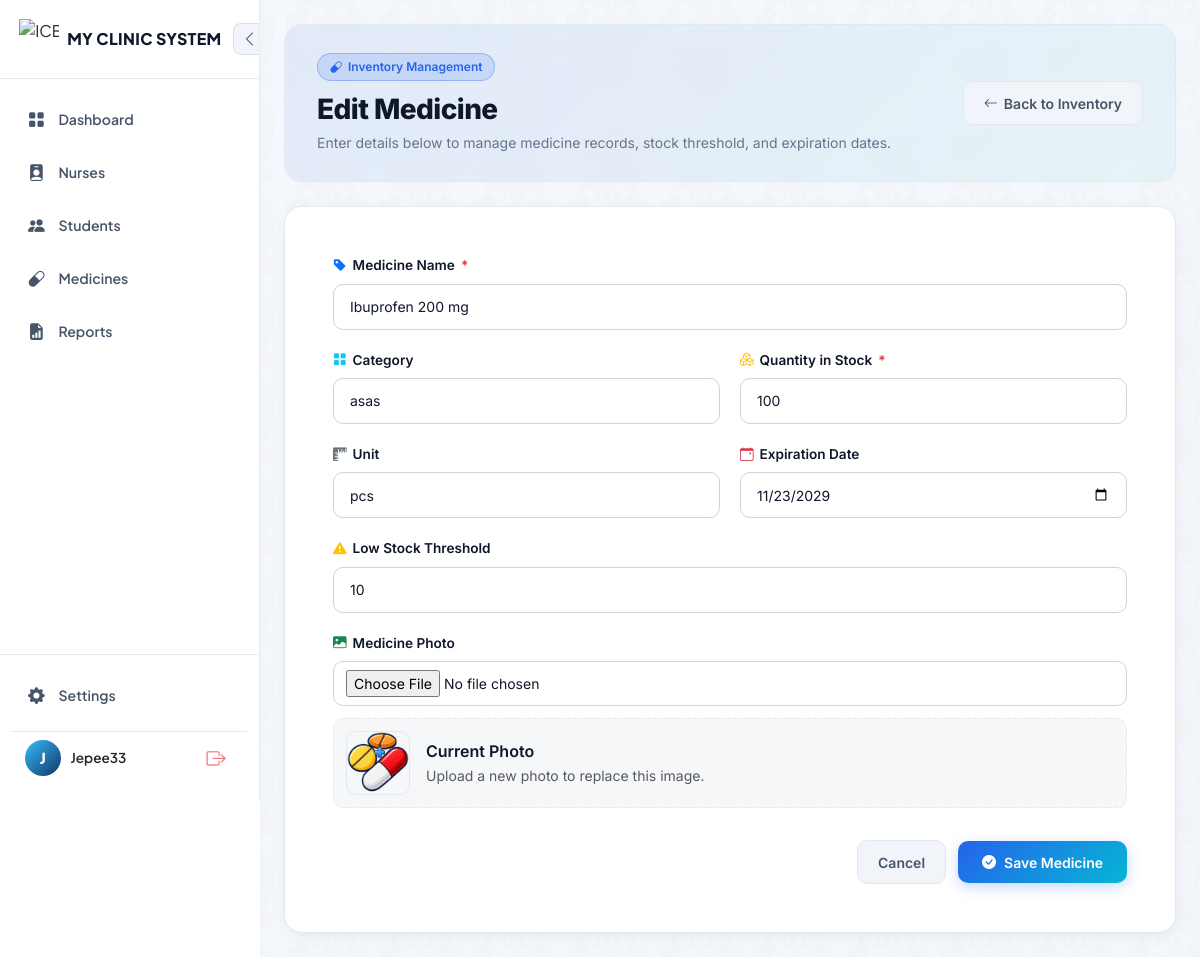
The app's page /medicines/13/edit/ (signed in) with its own data.
### clinic/models.py (models this page shows, shortened)
class Medicine(models.Model):
    name = models.CharField(max_length=150, unique=True)
    category = models.CharField(max_length=100, blank=True, help_text="hal. Pain Reliever, Antibiotic")
    quantity_in_stock = models.PositiveIntegerField(default=0)
    unit = models.CharField(max_length=30, default='pcs', help_text="hal. pcs, bottles, boxes")
    expiration_date = models.DateField(null=True, blank=True)
    low_stock_threshold = models.PositiveIntegerField(default=10)
    image = models.ImageField(upload_to='medicines/', blank=True, null=True, help_text="Upload an image of the medicine")
    date_added = models.DateTimeField(auto_now_add=True)
    @property
    def is_low_stock(self):
        return self.quantity_in_stock <= self.low_stock_threshold

### clinic/views/medicine.py (the view, shortened to what this page needs)
# urls.py: path('medicines/<int:pk>/edit/', views.medicine_edit, name='medicine_edit'),
@login_required
@role_required("admin", "nurse")
def medicine_edit(request, pk):
    medicine = get_object_or_404(Medicine, pk=pk)
    return render(request, "clinic/medicines/medicine_form.html", {"medicine": medicine})

### clinic/context_processors.py (called while the page is built)
def low_stock_alerts(request):
    if not request.user.is_authenticated:
        return {}
    try:
        role = request.user.profile.role
    except AttributeError:
        role = 'student'
    if role not in ('admin', 'nurse'):
        return {}
    from .models import Medicine
    low_stock_medicines = [m for m in Medicine.objects.all() if m.is_low_stock]
    return {
        'nav_low_stock_medicines': low_stock_medicines,
        'nav_low_stock_count': len(low_stock_medicines),
    }

### clinic/templates/clinic/medicines/medicine_form.html (shortened to what this page needs)
{% extends "clinic/base.html" %}
{% load static %}
{% block content %}
<link rel="stylesheet" href="https://cdnjs.cloudflare.com/ajax/libs/animate.css/4.1.1/animate.min.css" />
<div class="cms-container">
    <div class="dashboard-hero-card mb-4 d-flex justify-content-between align-items-center flex-wrap gap-3 ">
        <div>
            <div class="hero-badge">
                <i class="bi bi-capsule"></i> Inventory Management
            </div>
            <h1 class="hero-title">
                {% if medicine %}Edit Medicine{% else %}Add New Medicine{% endif %}
            </h1>
            <p class="hero-subtitle">Enter details below to manage medicine records, stock threshold, and expiration dates.</p>
        </div>
        <div class="d-none d-sm-block">
            <a href="{% url 'medicine_list' %}" class="btn-cms-cancel">
                <i class="bi bi-arrow-left"></i> Back to Inventory
            </a>
        </div>
    </div>
    <div class="cms-card p-4 p-md-5 ">
        <form method="post" enctype="multipart/form-data">
            <div class="form-grid">
                <div class="form-group-full">
                    <label class="cms-label">
                        <i class="bi bi-tag-fill text-primary"></i> Medicine Name <span class="text-danger">*</span>
                    </label>
                    <input type="text" name="name" class="cms-input" value="{{ medicine.name|default:'' }}" placeholder="e.g. Paracetamol" required>
                </div>
                <div>
                    <label class="cms-label">
                        <i class="bi bi-grid-fill text-info"></i> Category
                    </label>
                    <input type="text" name="category" class="cms-input" value="{{ medicine.category|default:'' }}" placeholder="e.g. Pain Reliever">
                </div>
                <div>
                    <label class="cms-label">
                        <i class="bi bi-boxes text-warning"></i> Quantity in Stock <span class="text-danger">*</span>
                    </label>
                    <input type="number" name="quantity_in_stock" class="cms-input" value="{{ medicine.quantity_in_stock|default:'0' }}" required min="0">
                </div>
                <div>
                    <label class="cms-label">
                        <i class="bi bi-rulers text-secondary"></i> Unit
                    </label>
                    <input type="text" name="unit" class="cms-input" value="{{ medicine.unit|default:'pcs' }}" placeholder="e.g. pcs, tablets, mg">
                </div>
                <div>
                    <label class="cms-label">
                        <i class="bi bi-calendar-event text-danger"></i> Expiration Date
                    </label>
                    <input type="date" name="expiration_date" class="cms-input" value="{{ medicine.expiration_date|date:'Y-m-d'|default:'' }}">
                </div>
                <div class="form-group-full">
                    <label class="cms-label">
                        <i class="bi bi-exclamation-triangle-fill text-warning"></i> Low Stock Threshold
                    </label>
                    <input type="number" name="low_stock_threshold" class="cms-input" value="{{ medicine.low_stock_threshold|default:'10' }}" min="0" placeholder="Minimum level before alerting">
                </div>
                <div class="form-group-full">
                    <label class="cms-label">
                        <i class="bi bi-image-fill text-success"></i> Medicine Photo
                    </label>
                    <input type="file" name="image" id="imageInput" class="cms-input" accept="image/*">
                    <div id="previewContainer" class="image-preview-wrapper {% if not medicine.image %}d-none{% endif %}">
                        <img id="imagePreview" src="{% if medicine.image %}{{ medicine.image.url }}{% endif %}" alt="Preview" class="current-image-preview">
                        <div>
                            <span class="d-block fw-semibold fs-7" id="previewLabel">Current Photo</span>
                            <small class="text-muted fs-8">Upload a new photo to replace this image.</small>
                        </div>
                    </div>
                </div>
            </div>
            <div class="button-area">
                <a href="{% url 'medicine_list' %}" class="btn-cms-cancel">Cancel</a>
                <button type="submit" class="btn-cms-primary">
                    <i class="bi bi-check-circle-fill"></i> Save Medicine
                </button>
            </div>
        </form>
    </div>
</div>
{% endblock %}

### clinic/templates/clinic/base.html (shortened to what this page needs)
{% load static %}
<!DOCTYPE html>
<html lang="en">
<head>
    <link href="https://cdn.jsdelivr.net/npm/bootstrap@5.3.0/dist/css/bootstrap.min.css" rel="stylesheet">
    <link rel="stylesheet" href="https://cdn.jsdelivr.net/npm/bootstrap-icons@1.11.0/font/bootstrap-icons.css">
</head>
<body class="bg-body text-body">
    <div style="display: flex; min-height: 100vh; width: 100%; position: relative;">
        <aside id="appSidebar">
            <div>
                <div class="sidebar-header-glass">
                    <div class="brand-logo-container" id="logoToggleBtn"
                        style="display: flex; align-items: center; gap: 0.5rem; cursor: pointer;"
                        title="Toggle Sidebar">
                        <img src="{% static 'clinic/img/me.png' %}" alt="ICE Clinic Logo"
                            style="width: 40px; height: 40px; object-fit: contain;">
                        <span class="brand-text">MY CLINIC SYSTEM</span>
                    </div>
                    <button class="sidebar-toggle-btn desktop-toggle-btn d-none d-lg-flex" id="toggleSidebarDesktopBtn"
                        title="Toggle Sidebar">
                        <i class="bi bi-chevron-left"></i>
                    </button>
                </div>
                <nav style="padding: 1rem 0.75rem;">
                    <a href="{% url 'dashboard' %}"
                        class="nav-item-link {% if request.resolver_match.url_name == 'dashboard' %}active{% endif %}"
                        title="Dashboard">
                        <i class="bi bi-grid-fill"></i>
                        <span>Dashboard</span>
                    </a>
                    <a href="{% url 'nurse_list' %}"
                        class="nav-item-link {% if request.resolver_match.url_name == 'nurse_list' or request.resolver_match.url_name == 'nurse_detail' %}active{% endif %}"
                        title="Nurses">
                        <i class="bi bi-person-badge-fill"></i>
                        <span>Nurses</span>
                    </a>
                    <a href="{% url 'student_records' %}"
                        class="nav-item-link {% if request.resolver_match.url_name == 'student_records' %}active{% endif %}"
                        title="Students">
                        <i class="bi bi-people-fill"></i>
                        <span>Students</span>
                    </a>
                    <a href="{% url 'medicine_list' %}"
                        class="nav-item-link {% if request.resolver_match.url_name == 'medicine_list' %}active{% endif %}"
                        title="Medicines">
                        <i class="bi bi-capsule"></i>
                        <span>Medicines</span>
                    </a>
                    <a href="{% url 'reports' %}"
                        class="nav-item-link {% if request.resolver_match.url_name == 'reports' %}active{% endif %}"
                        title="Reports">
                        <i class="bi bi-file-earmark-bar-graph-fill"></i>
                        <span>Reports</span>
                    </a>
                </nav>
            </div>
            <div class="sidebar-footer-glass">
                <a href="{% url 'settings' %}"
                    class="nav-item-link {% if request.resolver_match.url_name == 'settings' %}active{% endif %}"
                    style="margin-bottom: 0.75rem;" title="Settings">
                    <i class="bi bi-gear-fill"></i>
                    <span>Settings</span>
                </a>
                {% if user.is_authenticated %}
                <div class="user-profile-card"
                    style="display: flex; align-items: center; justify-content: space-between; padding: 0.5rem 0.8rem;">
                    <div style="display: flex; align-items: center; gap: 0.6rem; overflow: hidden;">
                        <div class="user-avatar-glow"
                            title="{% if user.first_name %}{{ user.first_name }} {{ user.last_name }}{% else %}{{ user.username|title }}{% endif %}">
                            {% if user.first_name %}
                            {{ user.first_name|slice:":1"|upper }}{% if user.last_name %}{{
                            user.last_name|slice:":1"|upper }}{% endif %}
                            {% else %}
                            {{ user.username|slice:":1"|upper }}
                            {% endif %}
                        </div>
                        <div class="user-info-text" style="overflow: hidden; font-size: 0.85rem; font-weight: 600;">
                            {% if user.first_name %}
                            {{ user.first_name }} {{ user.last_name }}
                            {% else %}
                            {{ user.username|title }}
                            {% endif %}
                        </div>
                    </div>
                    <form action="{% url 'logout' %}" method="post" style="margin: 0;">
                        <button type="submit" class="btn-logout" title="Logout"
                            style="background: none; border: none; cursor: pointer; display: flex; align-items: center;">
                            <i class="bi bi-box-arrow-right" style="font-size: 1.2rem;"></i>
                        </button>
                    </form>
                </div>
                {% endif %}
            </div>
        </aside>
        <div class="main-container">
            <main class="content-main"
                style="background-image: url(&quot;{% static 'clinic/img/studentbackground.png' %}&quot;); background-repeat: repeat; background-size: cover; background-attachment: fixed;">
                <div class="content-inner">
                    {% block content %}{% endblock %}
                </div>
            </main>
        </div>
    </div>
</body>
</html>

### clinic/templates/clinic/base.html (style rules this page uses)
:root { --glow-blue: #38bdf8; --glow-purple: #a855f7; --sidebar-width: 260px; --sidebar-collapsed-width: 80px; }
[data-bs-theme="light"] { --shell-bg: #f4f7fb; --sidebar-bg: rgba(255, 255, 255, 0.95); --sidebar-border: rgba(15, 53, 105, 0.1); --nav-text: #475569; --nav-hover-bg: rgba(15, 53, 105, 0.06); --nav-hover-color: #0F3569; --main-overlay: rgba(244, 247, 251, 0.94); --text-primary: #0f172a; --toggle-btn-bg: #f1f5f9; --toggle-btn-color: #475569; --logout-hover-bg: rgba(239, 68, 68, 0.1); }
body { height: 100%; margin: 0; padding: 0; font-family: 'Plus Jakarta Sans', sans-serif; background: var(--shell-bg); color: var(--text-primary); overflow-x: hidden; }
#appSidebar { width: var(--sidebar-width); min-width: var(--sidebar-width); position: fixed; top: 0; left: 0; height: 100vh; display: flex; flex-direction: column; justify-content: space-between; z-index: 1040; overflow-y: auto; overflow-x: hidden; background: var(--sidebar-bg); border-right: 1px solid var(--sidebar-border); }
.sidebar-header-glass { padding: 1.2rem; display: flex; align-items: center; justify-content: space-between; gap: 0.75rem; border-bottom: 1px solid var(--sidebar-border); white-space: nowrap; }
.brand-text { font-weight: 800; font-size: 1rem; text-transform: uppercase; letter-spacing: 0.02em; color: var(--text-primary); }
.sidebar-toggle-btn { background: var(--toggle-btn-bg); border: 1px solid var(--sidebar-border); color: var(--toggle-btn-color); width: 32px; height: 32px; border-radius: 8px; display: flex; align-items: center; justify-content: center; cursor: pointer; flex-shrink: 0; }
.nav-item-link { display: flex; align-items: center; gap: 0.75rem; padding: 0.7rem 0.9rem; border-radius: 0.75rem; margin-bottom: 0.35rem; font-size: 0.88rem; font-weight: 600; text-decoration: none; color: var(--nav-text); white-space: nowrap; }
.nav-item-link i { font-size: 1.05rem; width: 20px; text-align: center; flex-shrink: 0; }
.sidebar-footer-glass { padding: 1rem 0.75rem; border-top: 1px solid var(--sidebar-border); white-space: nowrap; }
.user-profile-card { display: flex; align-items: center; justify-content: space-between; padding-top: 0.75rem; border-top: 1px solid var(--sidebar-border); gap: 0.5rem; }
.user-avatar-glow { width: 36px; height: 36px; border-radius: 50%; background: linear-gradient(135deg, #38bdf8 0%, #0F3569 100%); color: #ffffff; font-weight: 800; display: flex; align-items: center; justify-content: center; flex-shrink: 0; font-size: 0.95rem; }
.btn-logout { background: transparent; border: none; color: #f87171; width: 36px; height: 36px; border-radius: 8px; display: flex; align-items: center; justify-content: center; cursor: pointer; flex-shrink: 0; padding: 0; }
body:not(.sidebar-collapsed) #toggleSidebarDesktopBtn { display: flex !important; visibility: visible !important; opacity: 1 !important; }
.main-container { margin-left: var(--sidebar-width); flex-grow: 1; display: flex; flex-direction: column; min-height: 100vh; width: calc(100% - var(--sidebar-width)); position: relative; z-index: 1; }
.content-main { flex-grow: 1; padding: 1.5rem; position: relative; min-height: 100vh; }
.content-inner { position: relative; z-index: 2; }

### records on screen
Medicine: name "Ibuprofen 200 mg", category "asas", quantity_in_stock "100", unit "pcs", expiration_date "11/23/2029", low_stock_threshold "10", image (picture)

### other values on screen
{{ user.username|slice:":1"|upper }} "J"
{{ user.username|title }} "Jepee33"
